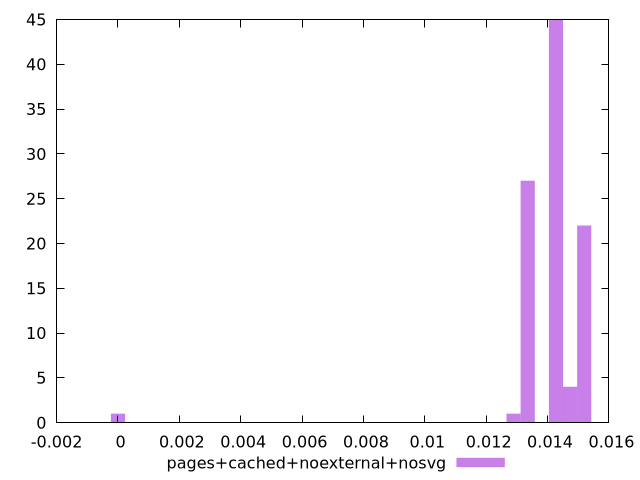

Write gnuplot code to recreate this figure.
$_pagesCachedNoexternalNosvg <<EOF
0.014735945819013482 4
0.013354450898480969 27
0.01427544751216931 45
0.015196444125857654 22
0.012893952591636797 1
0 1
EOF
set key outside below
set terminal pngcairo
set output "report_00005_2020-11-02T22-26-11.212Z/largest-contentful-paint/pages+cached+noexternal+nosvg//hist.png"
set yrange [0:45]
set boxwidth 0.0004604983068441713
set style fill transparent solid 0.5 noborder
plot $_pagesCachedNoexternalNosvg title "pages+cached+noexternal+nosvg" with boxes ,
